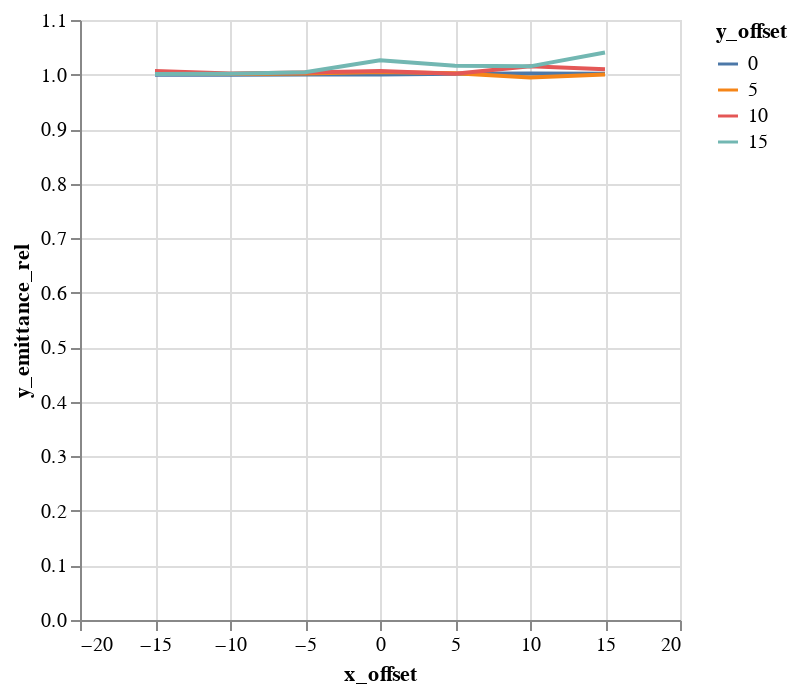

Notebook code cell kept with this figure:
### Code cell
alt.Chart(emit_df).mark_line().encode(
    color='y_offset:N',
    x='x_offset',
    y='y_emittance_rel',
)

### Figure 1 — Vega-Lite specification as saved in the notebook (floating-point values rounded to 4 significant figures)
{"$schema": "https://vega.github.io/schema/vega-lite/v1.2.1.json", "data": {"values": [{"losses": 0, "relbeta": 0.002308, "sourceID": 16777222, "sourceName": "x_-15_y_0", "x_emittance": 1.687, "x_emittance_rel": 1.041, "x_norm_emittance": 0.003895, "x_offset": -15, "y_emittance": 1.571, "y_emittance_rel": 0.9995, "y_norm_emittance": 0.003628, "y_offset": 0}, {"losses": 0, "relbeta": 0.002308, "sourceID": 16777229, "sourceName": "x_-15_y_5", "x_emittance": 1.654, "x_emittance_rel": 1.038, "x_norm_emittance": 0.003818, "x_offset": -15, "y_emittance": 1.598, "y_emittance_rel": 1.003, "y_norm_emittance": 0.003689, "y_offset": 5}, {"losses": 0, "relbeta": 0.002308, "sourceID": 16777236, "sourceName": "x_-15_y_10", "x_emittance": 1.677, "x_emittance_rel": 1.037, "x_norm_emittance": 0.003872, "x_offset": -15, "y_emittance": 1.607, "y_emittance_rel": 1.006, "y_norm_emittance": 0.00371, "y_offset": 10}, {"losses": 0, "relbeta": 0.002308, "sourceID": 16777243, "sourceName": "x_-15_y_15", "x_emittance": 1.77, "x_emittance_rel": 1.059, "x_norm_emittance": 0.004087, "x_offset": -15, "y_emittance": 1.664, "y_emittance_rel": 1.001, "y_norm_emittance": 0.003841, "y_offset": 15}, {"losses": 0, "relbeta": 0.002308, "sourceID": 16777220, "sourceName": "x_-10_y_0", "x_emittance": 1.597, "x_emittance_rel": 1.003, "x_norm_emittance": 0.003686, "x_offset": -10, "y_emittance": 1.552, "y_emittance_rel": 0.9995, "y_norm_emittance": 0.003582, "y_offset": 0}, {"losses": 0, "relbeta": 0.002308, "sourceID": 16777227, "sourceName": "x_-10_y_5", "x_emittance": 1.609, "x_emittance_rel": 0.9978, "x_norm_emittance": 0.003715, "x_offset": -10, "y_emittance": 1.582, "y_emittance_rel": 1.001, "y_norm_emittance": 0.003651, "y_offset": 5}, {"losses": 0, "relbeta": 0.002308, "sourceID": 16777234, "sourceName": "x_-10_y_10", "x_emittance": 1.489, "x_emittance_rel": 1.002, "x_norm_emittance": 0.003438, "x_offset": -10, "y_emittance": 1.669, "y_emittance_rel": 1.002, "y_norm_emittance": 0.003852, "y_offset": 10}, {"losses": 0, "relbeta": 0.002308, "sourceID": 16777241, "sourceName": "x_-10_y_15", "x_emittance": 1.457, "x_emittance_rel": 1.005, "x_norm_emittance": 0.003363, "x_offset": -10, "y_emittance": 1.636, "y_emittance_rel": 1.001, "y_norm_emittance": 0.003777, "y_offset": 15}, {"losses": 0, "relbeta": 0.002308, "sourceID": 16777218, "sourceName": "x_-5_y_0", "x_emittance": 1.678, "x_emittance_rel": 1.001, "x_norm_emittance": 0.003873, "x_offset": -5, "y_emittance": 1.718, "y_emittance_rel": 1.0, "y_norm_emittance": 0.003966, "y_offset": 0}, {"losses": 0, "relbeta": 0.002308, "sourceID": 16777225, "sourceName": "x_-5_y_5", "x_emittance": 1.524, "x_emittance_rel": 1.0, "x_norm_emittance": 0.003517, "x_offset": -5, "y_emittance": 1.629, "y_emittance_rel": 1.002, "y_norm_emittance": 0.00376, "y_offset": 5}, {"losses": 0, "relbeta": 0.002308, "sourceID": 16777232, "sourceName": "x_-5_y_10", "x_emittance": 1.516, "x_emittance_rel": 1.003, "x_norm_emittance": 0.0035, "x_offset": -5, "y_emittance": 1.551, "y_emittance_rel": 1.004, "y_norm_emittance": 0.00358, "y_offset": 10}, {"losses": 0, "relbeta": 0.002308, "sourceID": 16777239, "sourceName": "x_-5_y_15", "x_emittance": 1.707, "x_emittance_rel": 1.009, "x_norm_emittance": 0.00394, "x_offset": -5, "y_emittance": 1.511, "y_emittance_rel": 1.004, "y_norm_emittance": 0.003488, "y_offset": 15}, {"losses": 0, "relbeta": 0.002308, "sourceID": 16777216, "sourceName": "x_0_y_0", "x_emittance": 1.542, "x_emittance_rel": 1.001, "x_norm_emittance": 0.003559, "x_offset": 0, "y_emittance": 1.537, "y_emittance_rel": 1.0, "y_norm_emittance": 0.003548, "y_offset": 0}, {"losses": 0, "relbeta": 0.002308, "sourceID": 16777223, "sourceName": "x_0_y_5", "x_emittance": 1.538, "x_emittance_rel": 0.9987, "x_norm_emittance": 0.003551, "x_offset": 0, "y_emittance": 1.542, "y_emittance_rel": 1.005, "y_norm_emittance": 0.00356, "y_offset": 5}, {"losses": 0, "relbeta": 0.002308, "sourceID": 16777230, "sourceName": "x_0_y_10", "x_emittance": 1.418, "x_emittance_rel": 1.011, "x_norm_emittance": 0.003273, "x_offset": 0, "y_emittance": 1.485, "y_emittance_rel": 1.006, "y_norm_emittance": 0.003428, "y_offset": 10}, {"losses": 0, "relbeta": 0.002308, "sourceID": 16777237, "sourceName": "x_0_y_15", "x_emittance": 1.813, "x_emittance_rel": 1.025, "x_norm_emittance": 0.004185, "x_offset": 0, "y_emittance": 1.654, "y_emittance_rel": 1.026, "y_norm_emittance": 0.003819, "y_offset": 15}, {"losses": 0, "relbeta": 0.002308, "sourceID": 16777217, "sourceName": "x_5_y_0", "x_emittance": 1.558, "x_emittance_rel": 1.005, "x_norm_emittance": 0.003596, "x_offset": 5, "y_emittance": 1.677, "y_emittance_rel": 1.002, "y_norm_emittance": 0.003871, "y_offset": 0}, {"losses": 0, "relbeta": 0.002308, "sourceID": 16777224, "sourceName": "x_5_y_5", "x_emittance": 1.614, "x_emittance_rel": 1.008, "x_norm_emittance": 0.003726, "x_offset": 5, "y_emittance": 1.477, "y_emittance_rel": 1.003, "y_norm_emittance": 0.00341, "y_offset": 5}, {"losses": 0, "relbeta": 0.002308, "sourceID": 16777231, "sourceName": "x_5_y_10", "x_emittance": 1.522, "x_emittance_rel": 1.04, "x_norm_emittance": 0.003512, "x_offset": 5, "y_emittance": 1.596, "y_emittance_rel": 1.001, "y_norm_emittance": 0.003684, "y_offset": 10}, {"losses": 0, "relbeta": 0.002308, "sourceID": 16777238, "sourceName": "x_5_y_15", "x_emittance": 1.667, "x_emittance_rel": 1.043, "x_norm_emittance": 0.003847, "x_offset": 5, "y_emittance": 1.599, "y_emittance_rel": 1.016, "y_norm_emittance": 0.003692, "y_offset": 15}, {"losses": 0, "relbeta": 0.002308, "sourceID": 16777219, "sourceName": "x_10_y_0", "x_emittance": 1.563, "x_emittance_rel": 1.029, "x_norm_emittance": 0.003608, "x_offset": 10, "y_emittance": 1.602, "y_emittance_rel": 1.002, "y_norm_emittance": 0.003698, "y_offset": 0}, {"losses": 0, "relbeta": 0.002308, "sourceID": 16777226, "sourceName": "x_10_y_5", "x_emittance": 1.474, "x_emittance_rel": 1.018, "x_norm_emittance": 0.003402, "x_offset": 10, "y_emittance": 1.498, "y_emittance_rel": 0.9946, "y_norm_emittance": 0.003459, "y_offset": 5}, {"losses": 0, "relbeta": 0.002308, "sourceID": 16777233, "sourceName": "x_10_y_10", "x_emittance": 1.847, "x_emittance_rel": 1.06, "x_norm_emittance": 0.004264, "x_offset": 10, "y_emittance": 1.637, "y_emittance_rel": 1.015, "y_norm_emittance": 0.003779, "y_offset": 10}, {"losses": 0, "relbeta": 0.002308, "sourceID": 16777240, "sourceName": "x_10_y_15", "x_emittance": 1.675, "x_emittance_rel": 1.065, "x_norm_emittance": 0.003866, "x_offset": 10, "y_emittance": 1.534, "y_emittance_rel": 1.015, "y_norm_emittance": 0.003541, "y_offset": 15}, {"losses": 0, "relbeta": 0.002308, "sourceID": 16777221, "sourceName": "x_15_y_0", "x_emittance": 1.778, "x_emittance_rel": 1.187, "x_norm_emittance": 0.004105, "x_offset": 15, "y_emittance": 1.581, "y_emittance_rel": 1.002, "y_norm_emittance": 0.003649, "y_offset": 0}, {"losses": 1, "relbeta": 0.002308, "sourceID": 16777228, "sourceName": "x_15_y_5", "x_emittance": 1.76, "x_emittance_rel": 1.12, "x_norm_emittance": 0.004063, "x_offset": 15, "y_emittance": 1.486, "y_emittance_rel": 1.0, "y_norm_emittance": 0.00343, "y_offset": 5}, {"losses": 0, "relbeta": 0.002308, "sourceID": 16777235, "sourceName": "x_15_y_10", "x_emittance": 1.77, "x_emittance_rel": 1.091, "x_norm_emittance": 0.004086, "x_offset": 15, "y_emittance": 1.631, "y_emittance_rel": 1.01, "y_norm_emittance": 0.003766, "y_offset": 10}, {"losses": 0, "relbeta": 0.002308, "sourceID": 16777242, "sourceName": "x_15_y_15", "x_emittance": 1.684, "x_emittance_rel": 1.112, "x_norm_emittance": 0.003887, "x_offset": 15, "y_emittance": 1.652, "y_emittance_rel": 1.041, "y_norm_emittance": 0.003813, "y_offset": 15}]}, "encoding": {"color": {"field": "y_offset", "type": "nominal"}, "x": {"field": "x_offset", "type": "quantitative"}, "y": {"field": "y_emittance_rel", "type": "quantitative"}}, "mark": "line"}
